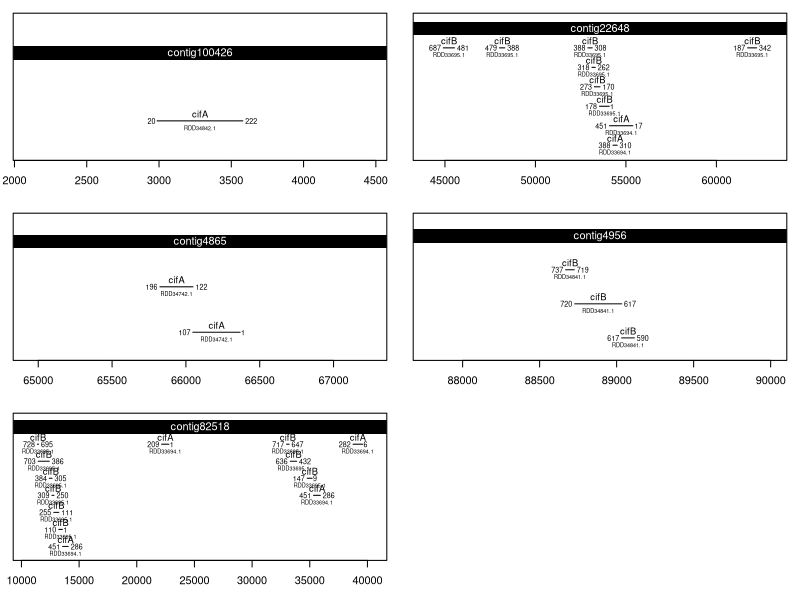

Reproduce this figure in R.
cifA.data <- read.table(file="tblastn_results_full_cifA.txt", col.names=c("qseqid", "sseqid", "evalue", "bitscore", "length", "qstart", "qend", "sstart", "send", "pident", "qlen", "slen"), stringsAsFactors=F)
cifB.data <- read.table(file="tblastn_results_full_cifB.txt", col.names=c("qseqid", "sseqid", "evalue", "bitscore", "length", "qstart", "qend", "sstart", "send", "pident", "qlen", "slen"), stringsAsFactors=F)

cifA.data$gene <- "cifA"
cifB.data$gene <- "cifB"

str(cifA.data)

all.data <- rbind(cifA.data, cifB.data)

all.data$strand <- ifelse(all.data$sstart < all.data$send, "+", "-")

all.data$leftcoord <- ifelse(all.data$sstart < all.data$send, all.data$sstart, all.data$send)
all.data$rightcoord <- ifelse(all.data$sstart < all.data$send, all.data$send, all.data$sstart)

matching.contigs <- unique(sort(all.data$sseqid))
n.matching.contigs <- length(matching.contigs)

contig.buffer <- 900
buffer <- 1700

contig.line <- "#00000000"
contig.fill <- "#000000FF"

diff.threshold <- 12

pdf(file="cifAcifBplots.pdf", width=8, height=8)

par(mfrow=c(3,2))
#############
for (n in 1:n.matching.contigs) {
#n <- 1

	cur.contig <- matching.contigs[n]
	cur.data <- all.data[all.data$sseqid == cur.contig,]
	contig.len <- cur.data$slen[1]
	
	cur.data <- cur.data[order(cur.data$leftcoord),]
	cur.data$keep <- F
	#get the best query for each of the genes (best one for cifA and best one for cifB)
	for (gene in c("cifA", "cifB")) {
		temp.data <- cur.data[cur.data$gene==gene,]
		temp.queries <- unique(sort(temp.data$qseqid))
		bitscore.sums <- rep(0, length(temp.queries))
		for (q in 1:length(temp.queries)) {
			cur.query <- temp.queries[q]
			bitscore.sums[q] <- sum(temp.data$bitscore[temp.data$qseqid==cur.query])
		}
		best.query <- temp.queries[which.max(bitscore.sums)[1]]
		cur.data$keep[cur.data$qseqid==best.query] <- T
	}
	cur.data <- cur.data[cur.data$keep,]
	
	#plot coordinates
	cur.data <- cur.data[cur.data$keep,]
	cur.data$plot.y <- 1
	if (nrow(cur.data) > 1) {
		for (r in 2:nrow(cur.data)) {
			if (cur.data$leftcoord[r] <= (cur.data$rightcoord[r-1] + buffer)) {
				cur.data$plot.y[r] <- cur.data$plot.y[r-1] + 1
			}
		}		
	}
	cur.data$plot.y <- cur.data$plot.y * -1
	box.width <- (1 - (min(cur.data$plot.y)))* 0.1
	
	cur.xlim <- c(min(cur.data$leftcoord) - contig.buffer, max(cur.data$rightcoord) + contig.buffer)

	if (n >= 7) {
		par(mar=c(4,1,1,1))
	} else {
		par(mar=c(3,1,1,1))
	}
	plot(x=NULL, y=NULL, xlim=cur.xlim, ylim=c(min(cur.data$plot.y), 1), xlab="Contig coordinates (bp)", yaxt="n")
	
	#draw the contig
	rect(xleft=0, xright=contig.len, ytop=0.5 + (box.width/2), ybottom=0.5 - (box.width/2), col=contig.fill, border=contig.line)
	text(x=mean(cur.xlim), y=0.5, cur.contig, col="#FFFFFF", cex=1)
		
	cur.data <- cur.data[order(cur.data$sstart),]
	print(cur.data[order(cur.data$qseqid),])
	
	for (r in 1:nrow(cur.data)) {
		lines(x=c(cur.data$leftcoord[r], cur.data$rightcoord[r]), y=rep(cur.data$plot.y[r] + 0.5, 2))
		
		#label the gene (cifA or cifB)
		text(cur.data$gene[r], x=mean(c(cur.data$rightcoord[r], cur.data$leftcoord[r])), y=cur.data$plot.y[r] + 0.5, adj=c(0.5, -0.5), cex=0.85)
		
		#label the gene with the exact accession number of the hit
		text(cur.data$qseqid[r], x=mean(c(cur.data$rightcoord[r], cur.data$leftcoord[r])), y=cur.data$plot.y[r] + 0.5, adj=c(0.5, 1.85), cex=0.5)
		
		adj.1 <- ifelse(cur.data$strand[r]=="+", c(1.2, 0), c(-0.2, 0))
		adj.2 <- ifelse(cur.data$strand[r]=="+", c(-0.2, 0), c(1.2, 0))
		#text(as.character(cur.data$qstart[r]), x=cur.data$sstart[r], y=cur.data$plot.y[r] + 0.5, adj=c(0.5, 1.5), cex=0.5)
		#text(as.character(cur.data$qend[r]), x=cur.data$send[r], y=cur.data$plot.y[r] + 0.5, adj=c(0.5, 1.5), cex=0.5)
		
		#label the amino acid start and end points
		text(as.character(cur.data$qstart[r]), x=cur.data$sstart[r], y=cur.data$plot.y[r] + 0.5, adj=adj.1, cex=0.65)
		text(as.character(cur.data$qend[r]), x=cur.data$send[r], y=cur.data$plot.y[r] + 0.5, adj=adj.2, cex=0.65)
	}
}





dev.off()





sorted.data <- cifA.data
sorted.data <- sorted.data[order(sorted.data$sstart),]
sorted.data <- sorted.data[order(sorted.data$sseqid),]


